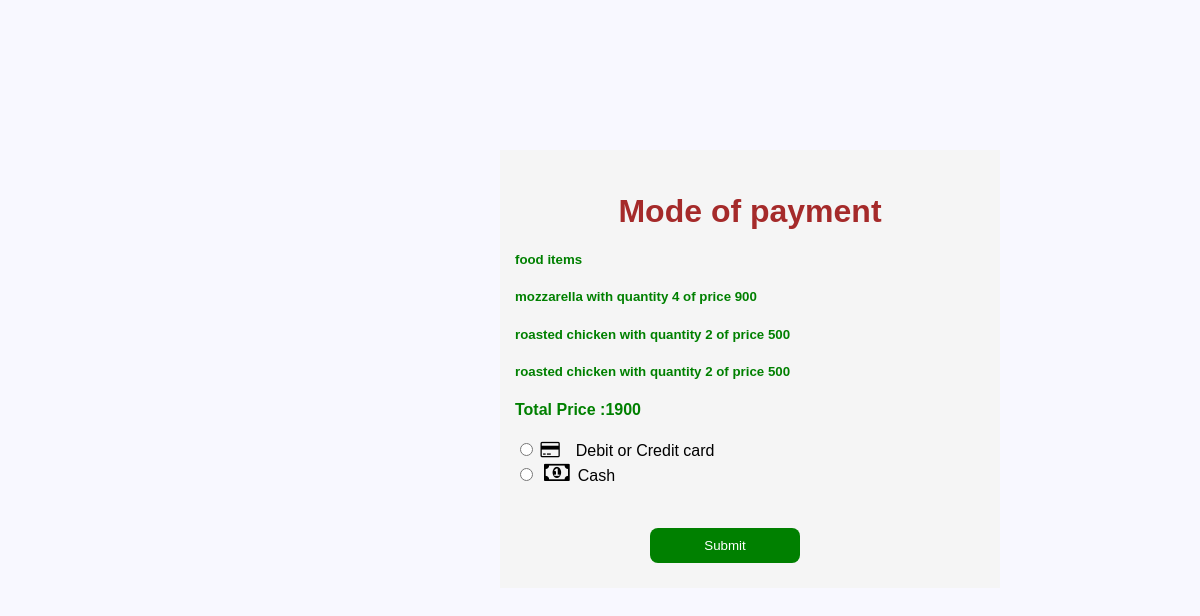
The app's page /customer/payment/ (signed in) with its own data.
### customer/models.py (models this page shows, shortened)
class FoodOrder(models.Model):
    customer=models.ForeignKey(Customer,on_delete=models.CASCADE,null=True)
    food=models.ForeignKey(ReserveFood,on_delete=models.CASCADE,null=True)
    table=models.ForeignKey(TableOrder,on_delete=models.CASCADE,null=True,blank=True)
    checked=models.BooleanField(blank=True,null=True)
    food_quantity=models.IntegerField(choices=quantity,null=True,blank=True)
    total_price=models.IntegerField(null=True,blank=True)
    parking=models.ForeignKey(Parking,on_delete=models.CASCADE,null=True,blank=True)
    address1=models.CharField(max_length=400,blank=True)
    address2=models.CharField(max_length=400,blank=True)
    city=models.CharField(max_length=400,blank=True)
    state=models.CharField(max_length=200,blank=True)
    pincode=models.PositiveIntegerField(null=True,blank=True)

### core/models.py (models this page shows)
class ReserveFood(models.Model):
    name=models.CharField(max_length=40)
    price=models.IntegerField()
    food_type=models.CharField(max_length=40,choices=type,null=True)
    food_pic=models.ImageField(upload_to='food_pic/',null=True,blank=True)
    def __str__(self):
        return self.name

### customer/views.py (the view)
# urls.py: path('payment/',views.customer_payment,name='customer-payment'),
@login_required(login_url='customer-sign-in')
def customer_payment(request):
    customer=Customer.objects.get(user=request.user)
    if request.method=='POST':
        return HttpResponseRedirect('/customer/tableacknowledgement/')
    total_price=0
    parking,table,foods=None,None,None
    global food_len
    food_lens=food_len
    food_order=FoodOrder.objects.last()
    if food_order.table:
        customer=Customer.objects.get(user=request.user)
        table=TableOrder.objects.filter(customer=customer).last()
        foods=FoodOrder.objects.filter(table=table)
        if foods[len(foods)-1].parking:
            for food in foods:
                parking=food.parking
                total_price=total_price+food.total_price
            total_price=total_price+parking.price
        else:
            for food in foods:
                total_price=total_price+food.total_price
    elif food_order.address1:
        foods=FoodOrder.objects.filter(customer=customer).reverse()[0:food_lens]
        for food in foods:
            total_price=total_price+food.total_price
    return render(request,'customer/payment.html',{'table':table,'foods':foods,'total_price':total_price,'parking':parking})

### templates/customer/payment.html (shortened to what this page needs)
<!DOCTYPE html>
<html lang="en">
<head>
    <link rel="stylesheet" href="https://cdnjs.cloudflare.com/ajax/libs/font-awesome/4.7.0/css/font-awesome.min.css">
</head>
<body>
<div class="container"><br>
<center><h1>Mode of payment</h1></center>
<h5>food items</h5>
{% for food in foods %}
    <h5>{{food.food}} with quantity {{food.food_quantity}} of price {{food.total_price}}</h5>
{% endfor %}
   <h4> Total Price :{{total_price}} </h4>
   <form action="" method="post">
<input type="radio" id="yes4" name="fav_language" value="HTML"> <i style="font-size:18px"  required=true  class="fa">&#xf09d;</i>&emsp;Debit or Credit card<br>
<input type="radio" id="css" name="fav_language" value="CSS">&ensp;<i style="font-size:24px" required=true  class="fa">&#xf0d6;</i>&ensp;Cash <br><br>
    <button type="submit" >Submit</button>
</form>
</div>
</body>
</html>

### templates/customer/payment.html (style rules this page uses)
body { margin: 0; font-family: Arial, Helvetica, sans-serif; background-color: ghostwhite; }
.container { width: 500px; position: relative; background-color:whitesmoke; margin-left: 500px; margin-top: 150px; box-shadow: 4rem; }
h1 { margin-top: 25px; color: brown; }
input[type="radio"] { margin-left: 20px; }
h5,h4 { margin-left: 15px; color:green; }
button { margin: 25px; width: 150px; border: none; padding: 10px; background-color: green; color: white; border-radius: 8px; margin-left: 150px; }

### records on screen
FoodOrder: food "mozzarella", food_quantity "4", total_price "900"
FoodOrder: food "roasted chicken", food_quantity "2", total_price "500"
FoodOrder: food "roasted chicken", food_quantity "2", total_price "500"

### other values on screen
{{ total_price }} "1900"
